Frame 1 (no input): blank canvas, image omitted
Frame 60 (no input): blank canvas, image omitted
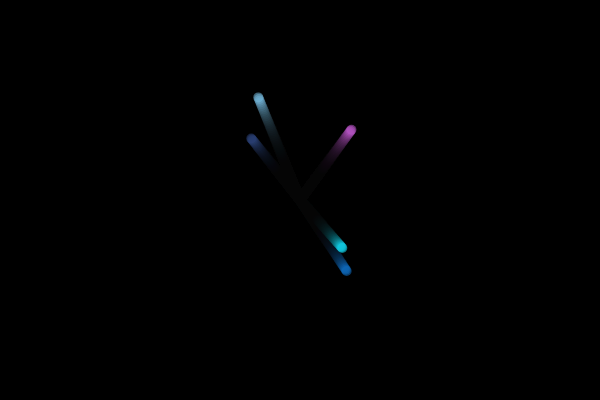
Frame 120 (the mouse pressed at the canvas centre since frame 60)

The p5.js sketch whose frames 1 and 60 were blank and that drew this single picture after the mouse press (run headless with seeded random() and noise() and a simulated clock; from frame 60 on, the mouse is pressed at the canvas centre):

// p5.js sketch
// ── sketch.js
// Particle System using Arrays, push(), and splice() - P5.js
// References: 
// 1. P5.js Arrays - https://p5js.org/reference/#/p5.Array  
// 2. Particle System Guide - https://natureofcode.com/book/chapter-4-particle-systems/

let particles = []; // Array to store particles

function setup() {
    createCanvas(600, 400);
    background(0);
}

function draw() {
    background(0, 25); // Light fading effect

    // Loop through particles array
    for (let i = particles.length - 1; i >= 0; i--) {
        particles[i].update(); // Update particle position and state
        particles[i].show(); // Render particle

        if (particles[i].isDead()) {
            particles.splice(i, 1); // Remove particle if it has faded out
        }
    }
}

// Click to add particles with random colors
function mousePressed() {
    for (let i = 0; i < 5; i++) { // Adds multiple particles per click
        particles.push(new Particle(mouseX, mouseY)); // push() adds new particles
    }
}

// Particle Object with bouncing mechanics
class Particle {
    constructor(x, y) {
        this.position = createVector(x, y);
        this.velocity = createVector(random(-2, 2), random(-2, 2)); // Random movement
        this.alpha = 255; // Transparency (fades over time)
        this.color = color(random(255), random(255), random(255)); // Random color
    }

    update() {
        this.position.add(this.velocity);

        // Bounce off walls
        if (this.position.x <= 0 || this.position.x >= width) {
            this.velocity.x *= -1; // Reverse x direction
        }
        if (this.position.y <= 0 || this.position.y >= height) {
            this.velocity.y *= -1; // Reverse y direction
        }

        this.alpha -= 2; // Fade effect
    }

    show() {
        noStroke();
        fill(this.color.levels[0], this.color.levels[1], this.color.levels[2], this.alpha);
        ellipse(this.position.x, this.position.y, 10);
    }

    isDead() {
        return this.alpha <= 0;
    }
}
